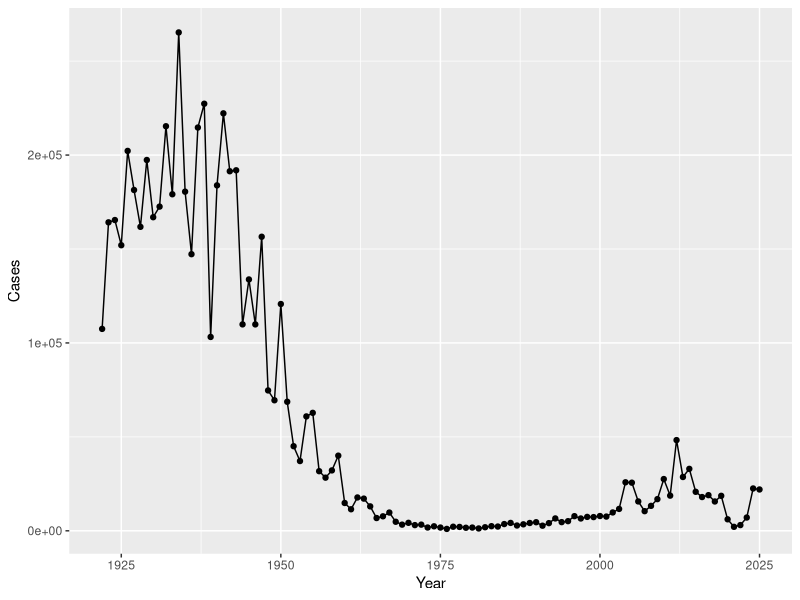
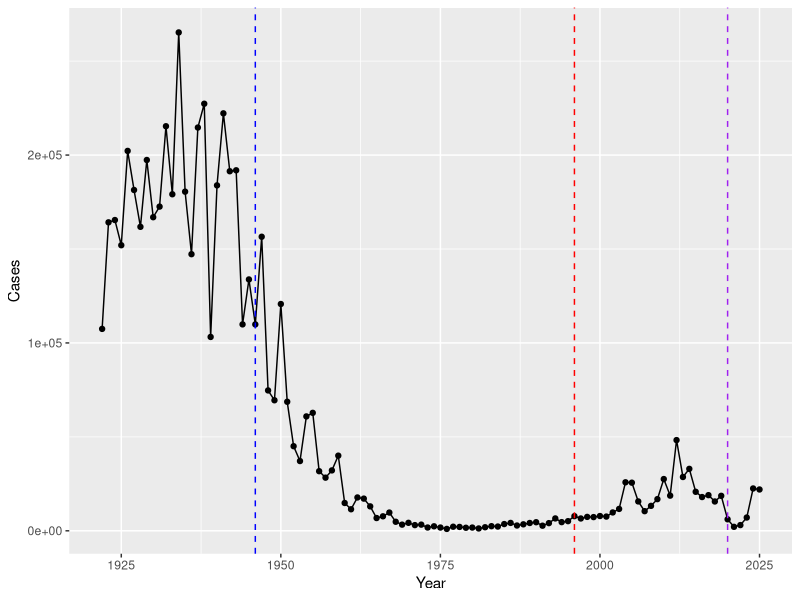

The R source for these figures, in order: (Note: this script raises an error after producing the figures.)
## ---- chunk 1
cdc <- data.frame(
                                 Year = c(1922L,1923L,1924L,1925L,
                                          1926L,1927L,1928L,1929L,1930L,1931L,
                                          1932L,1933L,1934L,1935L,1936L,
                                          1937L,1938L,1939L,1940L,1941L,1942L,
                                          1943L,1944L,1945L,1946L,1947L,
                                          1948L,1949L,1950L,1951L,1952L,
                                          1953L,1954L,1955L,1956L,1957L,1958L,
                                          1959L,1960L,1961L,1962L,1963L,
                                          1964L,1965L,1966L,1967L,1968L,1969L,
                                          1970L,1971L,1972L,1973L,1974L,
                                          1975L,1976L,1977L,1978L,1979L,1980L,
                                          1981L,1982L,1983L,1984L,1985L,
                                          1986L,1987L,1988L,1989L,1990L,
                                          1991L,1992L,1993L,1994L,1995L,1996L,
                                          1997L,1998L,1999L,2000L,2001L,
                                          2002L,2003L,2004L,2005L,2006L,2007L,
                                          2008L,2009L,2010L,2011L,2012L,
                                          2013L,2014L,2015L,2016L,2017L,2018L,
                                          2019L,2020L,2021L,2022L,2023L,2024L,2025L),
                                Cases = c(107473,164191,165418,152003,
                                          202210,181411,161799,197371,
                                          166914,172559,215343,179135,265269,
                                          180518,147237,214652,227319,103188,
                                          183866,222202,191383,191890,109873,
                                          133792,109860,156517,74715,69479,
                                          120718,68687,45030,37129,60886,
                                          62786,31732,28295,32148,40005,
                                          14809,11468,17749,17135,13005,6799,
                                          7717,9718,4810,3285,4249,3036,
                                          3287,1759,2402,1738,1010,2177,2063,
                                          1623,1730,1248,1895,2463,2276,
                                          3589,4195,2823,3450,4157,4570,
                                          2719,4083,6586,4617,5137,7796,6564,
                                          7405,7298,7867,7580,9771,11647,
                                          25827,25616,15632,10454,13278,
                                          16858,27550,18719,48277,28639,32971,
                                          20762,17972,18975,15609,18617,
                                          6124,2116,3044,7063,22538,21996)
       )
cdc
## ---- chunk 2
library(ggplot2)
 ggplot(cdc) + aes(Year, Cases) + geom_line() + geom_point()
## ---- chunk 3
 ggplot(cdc) + aes(Year, Cases) + geom_line() + geom_point() +
  geom_vline(xintercept = 1946, col="blue", lty =2, ) +
  geom_vline(xintercept = 1996, col="red", lty =2 , ) +
    geom_vline(xintercept = 2020, col="purple", lty =2)
## ---- chunk 4
library(jsonlite)
 subject <- read_json("http://cmi-pb.org/api/v5_1/subject", simplifyVector = TRUE)
 
 head(subject)
## ---- chunk 5
table(subject$infancy_vac)
## ---- chunk 6
table(subject$biological_sex)
## ---- chunk 7
table(subject$biological_sex, subject$race, subject$ethnicity)
## ---- chunk 8
specimen <-  read_json("http://cmi-pb.org/api/v5_1/specimen", simplifyVector = TRUE
                    )
ab_titler <-  read_json("http://cmi-pb.org/api/v5_1/plasma_ab_titer", simplifyVector = TRUE)
## ---- chunk 9
head(specimen)
## ---- chunk 10
head(ab_titler)
## ---- chunk 11
library(dplyr)
meta <-  inner_join(subject, specimen)
head(meta)
## ---- chunk 12
abdata <- inner_join(ab_titler, meta)
head(abdata)
## ---- chunk 13
table(abdata$isotype)
## ---- chunk 14
table(abdata$dataset)
## ---- chunk 15
table(abdata$antigen)
## ---- chunk 16
IgG <- abdata |> 
  filter(isotype=="IgG")
head(IgG)
## ---- chunk 17
ggplot(IgG) +
  aes(MFI_normalised, antigen)+
  geom_boxplot()
## ---- chunk 18
ggplot(IgG) +
  aes(MFI_normalised, antigen)+
  geom_boxplot() +
  facet_wrap(~infancy_vac)
## ---- chunk 19
ggplot(IgG) +
  aes(MFI_normalised, antigen, col=infancy_vac)+
  geom_boxplot()
## ---- chunk 20
ggplot(IgG) +
  aes(MFI_normalised, antigen, col=infancy_vac)+
  geom_boxplot() + facet_wrap(~visit)
## ---- chunk 21
pt.IgG.21 <- IgG |> filter (antigen=="PT",
               dataset== "2021_dataset")
## ---- chunk 22
ggplot(pt.IgG.21) +
  aes(planned_day_relative_to_boost, MFI_normalised, col=infancy_vac, group=subject_id)+
  geom_point() + 
  geom_line()+
  geom_vline(xintercept = 14, lty=2)
## ---- chunk 23
pt.IgG.21 %>% 
  filter(isotype == "IgG", antigen == "PT") %>%
  ggplot(aes(x = planned_day_relative_to_boost, 
             y = MFI_normalised, 
             col = infancy_vac)) +
  # 1. Individual lines: Keep group=subject_id here, but add transparency (alpha)
  geom_line(aes(group = subject_id), alpha = 0.5) + 
  geom_point(aes(group = subject_id), alpha = 0.5) +
  
  # 2. Average lines: Remove the subject grouping so it averages by infancy_vac
  # Using 'se = FALSE' hides the shaded confidence interval for a cleaner look
  geom_smooth(aes(group = infancy_vac), span=0.4 , method = "loess", se = FALSE, size = 1.5) +
  
  # Your existing vertical lines and labels
  geom_vline(xintercept = 0, linetype = "dashed") + 
  geom_vline(xintercept = 14, linetype = "dashed") +
  labs(title = "2021 dataset IgG PT",
       subtitle = "Dashed line at day 0 (pre boost) and at day 14 (post boost)",
       x = "Planned Day Relative to Boost",
       y = "MFI Normalised") +
  theme_minimal()
